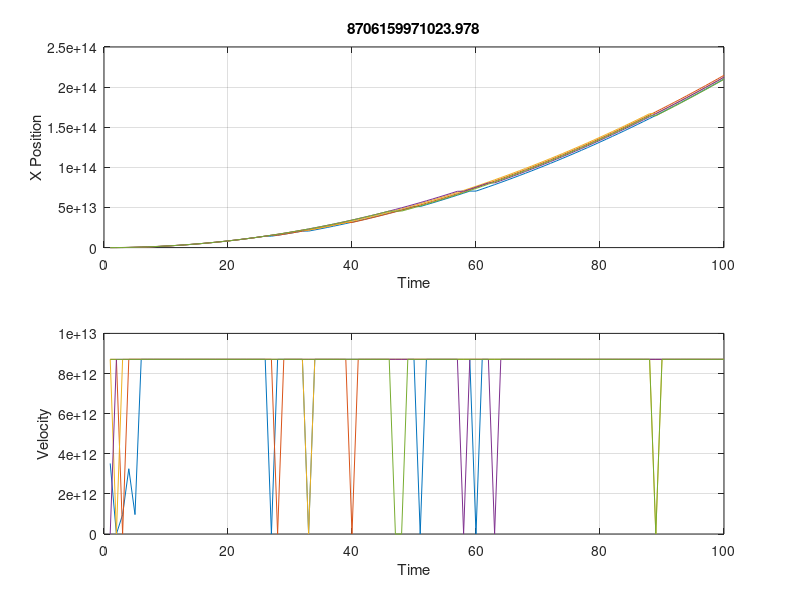

Write the MATLAB code that produced this figure.
time = 0.5;
timesteps = 100;
C.q_0 = 1.60217653e-19; 
C.m_0 = 9.10938215e-31;             % electron mass
a = C.q_0/C.m_0;
xPosition = zeros(timesteps,5);
velocity = zeros(timesteps,5);
a_actual = 0;
scatter = rand(timesteps,5); 
for i = 2:timesteps
    
    
    if scatter(scatter<0.95) < 0.95
        a_actual = a + 0.2;
        velocity(scatter<0.95) = velocity((scatter<0.95)) + a_actual*time;
    end
    if scatter(scatter>0.95) > 0.95
        velocity(scatter(i,:)>0.95) = 0;
    end
    
    xPosition(i,:) = xPosition(i-1,:) + velocity(i,:).*time;
    
    figure (1)
    pause(0.5);
    postime = subplot(2,1,1);
    plot(xPosition(1:i,:));
    title(num2str(velocity(i)));
    xlabel("Time");
    ylabel("X Position");
    grid on;
    
    veltime = subplot(2,1,2);
    plot(velocity(1:i,:));
    xlabel("Time");
    ylabel("Velocity");
    grid on;

    
end
